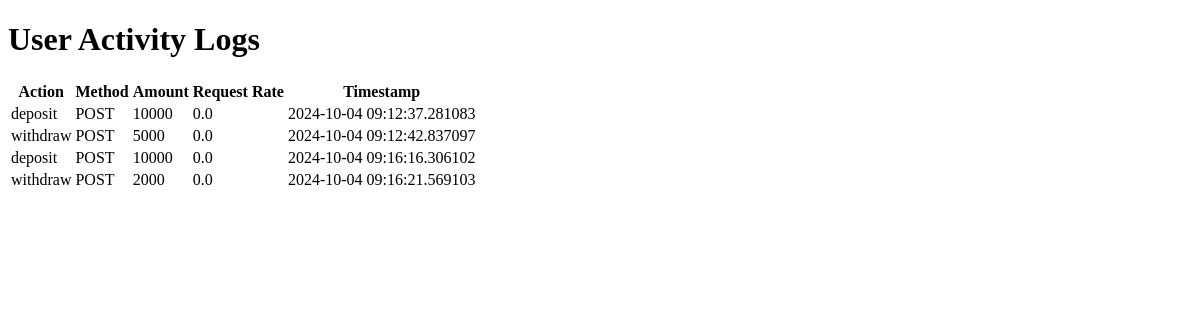
Before: /activitylogs with the older database file.
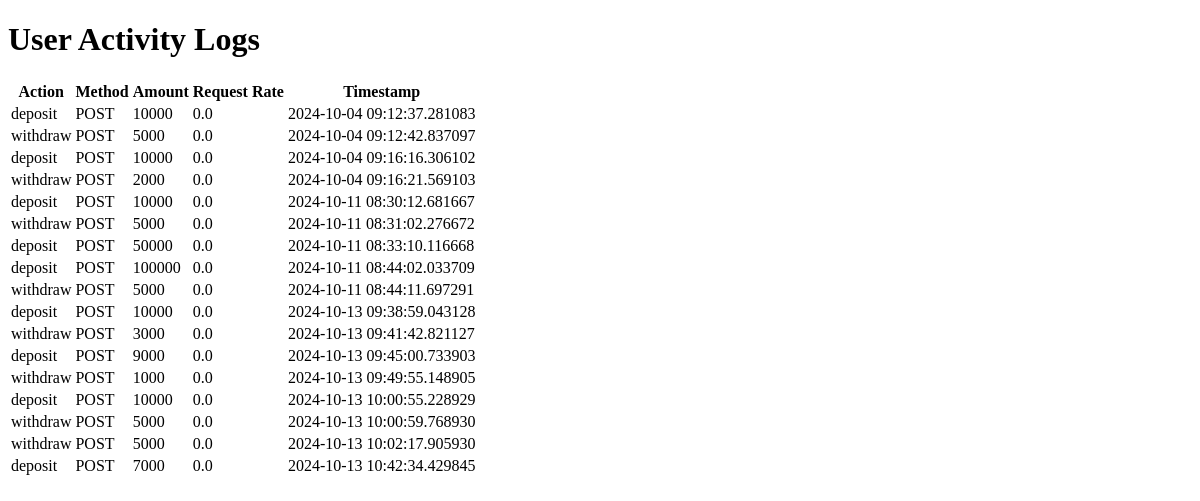
After: the same page with the newer database file.
### website/models.py (models this page shows)
class UserActivity(db.Model):
    id = db.Column(db.Integer, primary_key=True)
    user_id = db.Column(db.Integer, db.ForeignKey('user.id'), nullable=True)
    endpoint = db.Column(db.String(100), nullable=False)
    method = db.Column(db.String(10), nullable=False)
    packet_size = db.Column(db.Integer, default=0)
    request_rate = db.Column(db.Float, default=0.0)
    timestamp = db.Column(db.DateTime(timezone=True), default=func.now())
    def __repr__(self):
        return f"<UserActivity {self.id}>"

### website/views.py (the view)
@views.route('/activitylogs', methods=['GET'])
def activity_logs():
    try:
        activities = UserActivity.query.all()  # Fetch all activity logs
        print(f"Fetched activities: {activities}")
        return render_template("activitylogs.html", activities=activities)
    except Exception as e:
        logger.error(f"Error fetching activity logs: {e}")
        return render_template("error.html", error=str(e))  # Handle error gracefully

### main.py (called while the page is built)
@app.before_request
def before_request():
    global last_request_time
    last_request_time = time.time()

### website/templates/activitylogs.html (shortened to what this page needs)
<!DOCTYPE html>
<html lang="en">
<head>
</head>
<body>
    <h1>User Activity Logs</h1>
    <table>
        <thead>
            <tr>
                <th>Action</th>
                <th>Method</th>
                <th>Amount</th>
                <th>Request Rate</th>
                <th>Timestamp</th>
            </tr>
        </thead>
        <tbody>
            {% for activity in activities %}
            <tr>
                <td>{{ activity.endpoint }}</td>
                <td>{{ activity.method }}</td>
                <td>{{ activity.packet_size }}</td>
                <td>{{ activity.request_rate }}</td>
                <td>{{ activity.timestamp }}</td>
            </tr>
            {% else %}
            <tr>
                <td colspan="5">No activity logs found.</td>
            </tr>
            {% endfor %}
        </tbody>
    </table>
</body>
</html>

Changed rows visible on the page:
added UserActivity: endpoint "deposit", method "POST", packet_size "10000", request_rate "0.0", timestamp "2024-10-11 08:30:12.681667"
added UserActivity: endpoint "withdraw", method "POST", packet_size "5000", request_rate "0.0", timestamp "2024-10-11 08:31:02.276672"
added UserActivity: endpoint "deposit", method "POST", packet_size "50000", request_rate "0.0", timestamp "2024-10-11 08:33:10.116668"
added UserActivity: endpoint "deposit", method "POST", packet_size "100000", request_rate "0.0", timestamp "2024-10-11 08:44:02.033709"
added UserActivity: endpoint "withdraw", method "POST", packet_size "5000", request_rate "0.0", timestamp "2024-10-11 08:44:11.697291"
added UserActivity: endpoint "deposit", method "POST", packet_size "10000", request_rate "0.0", timestamp "2024-10-13 09:38:59.043128"
added UserActivity: endpoint "withdraw", method "POST", packet_size "3000", request_rate "0.0", timestamp "2024-10-13 09:41:42.821127"
added UserActivity: endpoint "deposit", method "POST", packet_size "9000", request_rate "0.0", timestamp "2024-10-13 09:45:00.733903"
added UserActivity: endpoint "withdraw", method "POST", packet_size "1000", request_rate "0.0", timestamp "2024-10-13 09:49:55.148905"
added UserActivity: endpoint "deposit", method "POST", packet_size "10000", request_rate "0.0", timestamp "2024-10-13 10:00:55.228929"
added UserActivity: endpoint "withdraw", method "POST", packet_size "5000", request_rate "0.0", timestamp "2024-10-13 10:00:59.768930"
added UserActivity: endpoint "withdraw", method "POST", packet_size "5000", request_rate "0.0", timestamp "2024-10-13 10:02:17.905930"
added UserActivity: endpoint "deposit", method "POST", packet_size "7000", request_rate "0.0", timestamp "2024-10-13 10:42:34.429845"
